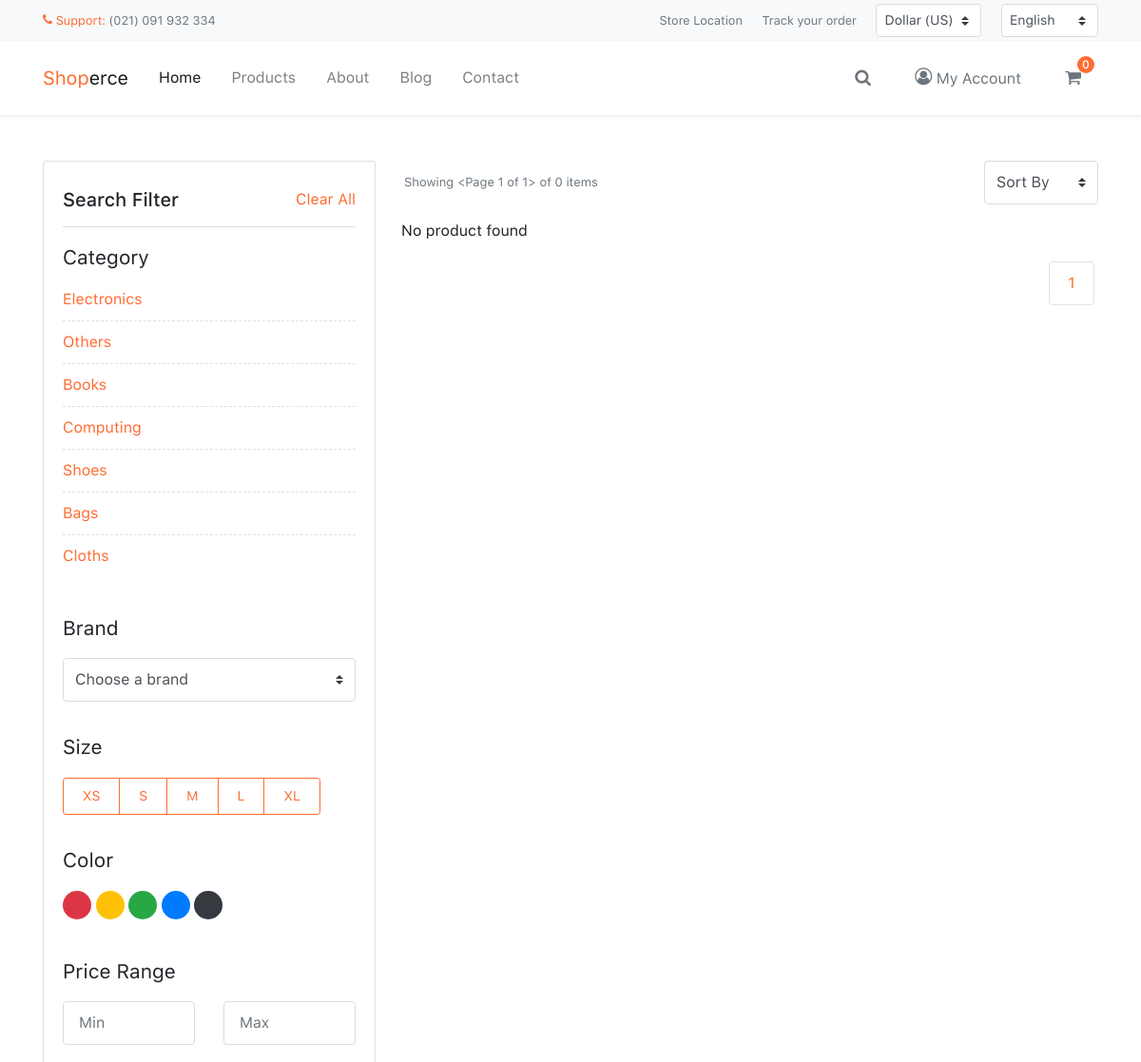
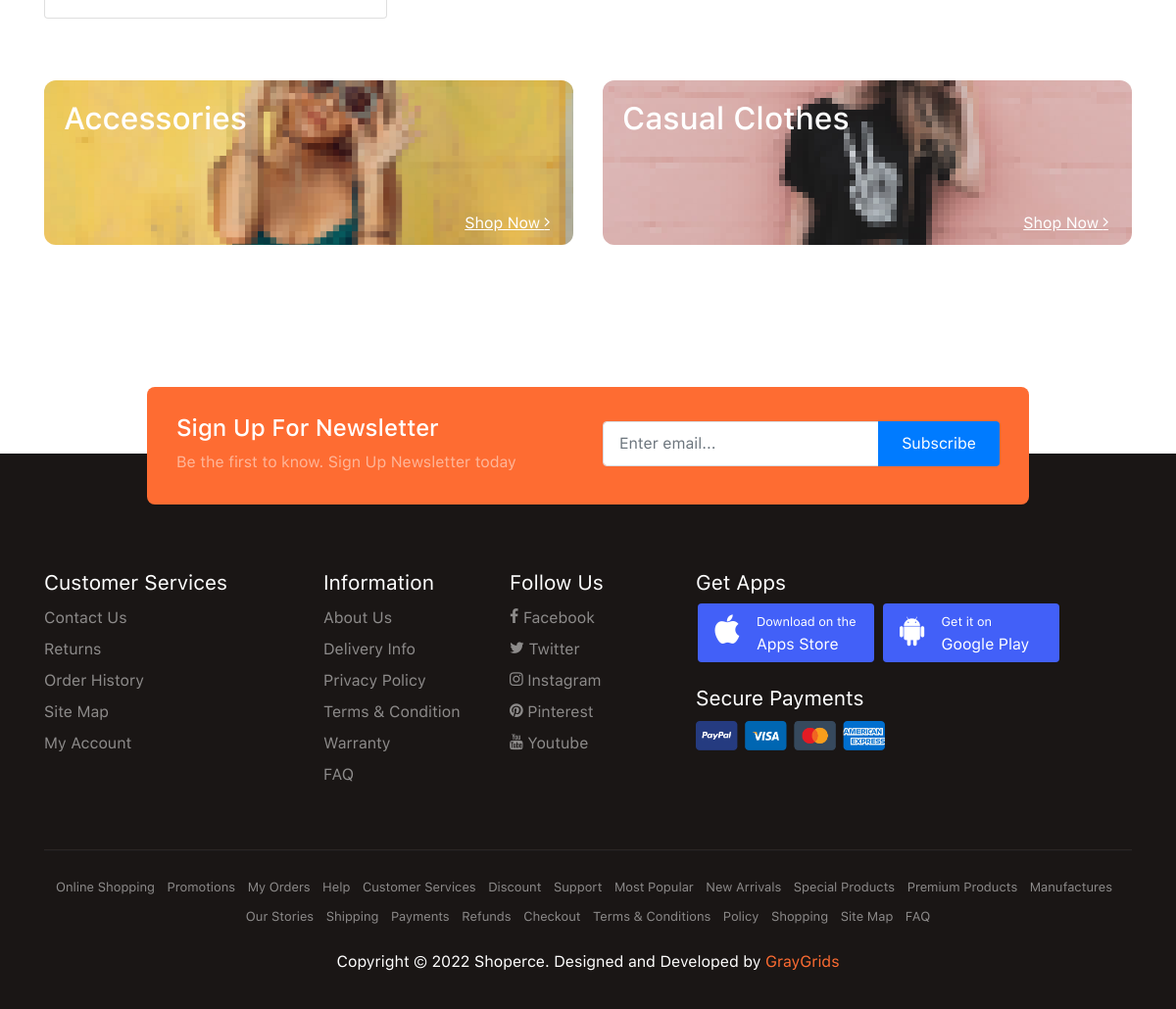
Screenshot of /products?category=Bags with the database file from the repository (2 pictures, top to bottom).
### store/models.py (models this page shows, shortened)
class Category(models.Model):
    category = models.CharField(max_length=200)
    created = models.DateTimeField(auto_now_add=True)
    class Meta:
        verbose_name_plural = 'Categories'

### store/views.py (the view)
# urls.py: path('products', productsView, name='products'),
def productsView(request):
    categories = Category.objects.all().order_by('-created')
    quaries = manageQuary(request)
    category = request.GET.get('category')
    if category == None:
        products = Product.objects.filter(published=True).order_by('created')
    else:
        products = Product.objects.filter(
            published=True, category__category=category)
    paginator = Paginator(products, 16)
    page_number = request.GET.get('page', 1)
    page_objects = paginator.get_page(page_number)
    filters = ProductFilter(request.GET, queryset=products)
    products = filters.qs
    context = {
        'products': products,
        'categories': categories,
        'quaries': quaries,
        'page_objects': page_objects,
        'paginator': paginator,
    }
    return render(request, 'store/product.html', context)

### store/context_processor.py (called while the page is built, shortened)
def globalData(request):
    totalPrice = 0
    items = OrderItem.objects.all()
    for item in items:
        totalPrice +=  item.getTotalPrice
    products = Product.objects.filter(published=True)
    filters = ProductFilter(request.GET, queryset=products)
    products = filters.qs
    return {
        'items': items,
        'products': products,
        'filters': filters,
        'totalPrice':totalPrice
    }

### store/views.py (called while the page is built)
def manageQuary(request):
    products = Product.objects.filter(published=True)
    if request.method == "GET":
        filters = ProductFilter(request.GET, queryset=products)
        products = filters.qs
    return products

### templates/store/product.html (shortened to what this page needs)
{% extends 'base.html' %} {% load static %}
{% static "img" as baseUrl %}
{% block title %}- Products{% endblock title %} {% block content %}
<div class="site-section py-5">
  <div class="container">
    <div class="row product-list-container">
      <div class="col-lg-4">
        <div class="card card-filter">
          <div class="card-header d-flex flex-row justify-content-between py-2">
            <h5>Search Filter</h5>
            <a href="{% url 'products' %}">Clear All</a>
          </div>
          <div class="card-body py-3">
            <p class="fs-large">Category</p>
            <ul class="categories">
            {% for category in categories %}
              <li>
                <a href="{% url 'products' %}?category={{category.category}}">{{category.category|title}} </a>
              </li>
            {% endfor %}
            </ul>
          </div>
          <div class="card-body py-3">
            <p class="fs-large">Brand</p>
            <select class="custom-select">
              <option>Choose a brand</option>
            </select>
          </div>
          <div class="card-body py-3">
            <p class="fs-large">Size</p>
            <div
              class="btn-group size-pick"
              data-role="selected"
              data-multiple="yes"
            >
              <button class="btn btn-theme-outline btn-sm select-target">
                XS
              </button>
              <button class="btn btn-theme-outline btn-sm select-target">
                S
              </button>
              <button class="btn btn-theme-outline btn-sm select-target">
                M
              </button>
              <button class="btn btn-theme-outline btn-sm select-target">
                L
              </button>
              <button class="btn btn-theme-outline btn-sm select-target">
                XL
              </button>
            </div>
          </div>
          <div class="card-body py-3">
            <p class="fs-large">Color</p>
            <div class="color-pick" data-role="selected" data-multiple="no">
              <span class="color-item bg-danger select-target"></span>
              <span class="color-item bg-warning select-target"></span>
              <span class="color-item bg-success select-target"></span>
              <span class="color-item bg-primary select-target"></span>
              <span class="color-item bg-dark select-target"></span>
            </div>
          </div>
          <div class="card-body py-3">
            <p class="fs-large">Price Range</p>
            <div class="row">
              <div class="col-6">
                <input type="text" class="form-control" placeholder="Min" />
              </div>
              <div class="col-6">
                <input type="text" class="form-control" placeholder="Max" />
              </div>
            </div>
          </div>
        </div>
      </div>
      <div class="col-lg-8">
        <div class="row no-gutters align-items-center">
          <div class="col-6">
            <p class="fs-small mb-0 text-secondary">
              Showing {{page_objects}} of {{paginator.count}} items
            </p>
          </div>
          <div class="col-6 text-right">
            <select class="custom-select" style="max-width: 120px">
              <option>Sort By</option>
            </select>
          </div>
        </div>
        <div class="row mt-3">
          {% for product in page_objects %}
          <div
            class="modal fade"
            id="modalProduct-{{product.id}}"
            tabindex="-1"
            role="dialog"
            aria-labelledby="productLabel"
            aria-hidden="true"
          >
            <div class="modal-dialog" role="document">
              <div class="modal-content">
                <div class="modal-body">
                  <button class="close" data-dismiss="modal" aria-label="Close">
                    <span aria-hidden="true" class="icon-close2"></span>
                  </button>
                  <div class="row">
                    <div class="col-md-6">
                      <div class="owl-carousel product-single">
                        <div class="item">
                          <div class="img-place">
                            <img src="{{product.thumbnail.url}}" alt="" />
                          </div>
                        </div>
                        <div class="item">
                          <div class="img-place">
                            <img src="{{product.thumbnail.url}}" alt="" />
                          </div>
                        </div>
                        <div class="item">
                          <div class="img-place">
                            <img src="{{product.thumbnail.url}}" alt="" />
                          </div>
                        </div>
                        <div class="item">
                          <div class="img-place">
                            <img src="{{product.thumbnail.url}}" alt="" />
                          </div>
                        </div>
                      </div>
                    </div>
                    <div class="col-md-6">
                      <h4 class="modal-title" id="productLabel">
                        {{product.title}}
                      </h4>
                      <div class="ratings text-warning">
                        <span class="icon icon-star"></span>
                        <span class="icon icon-star"></span>
                        <span class="icon icon-star"></span>
                        <span class="icon icon-star"></span>
                        <span class="icon icon-star-o"></span>
                      </div>
                      <p class="mt-3">{{product.detail_preview}}</p>
                      {% if product.availiability %}
                      <p>
                        <span class="fs-large fw-bold">Availability:</span>
                        {{product.availiability}}
                      </p>
                      {% endif %} {% comment %}
                      <p class="fs-large fw-bold mb-1 mt-3">Color:</p>
                      <div class="color-pick">
                        <span class="color-item bg-danger"></span>
                        <span class="color-item bg-warning"></span>
                        <span class="color-item bg-success"></span>
                        <span class="color-item bg-primary"></span>
                        <span class="color-item bg-dark"></span>
                      </div>
                      <p class="fs-large fw-bold mb-1 mt-3">Size:</p>
                      <div class="btn-group btn-group-gap">
                        <button class="btn btn-theme-outline btn-sm">XS</button>
                        <button class="btn btn-theme-outline btn-sm">S</button>
                        <button class="btn btn-theme-outline btn-sm">M</button>
                        <button class="btn btn-theme-outline btn-sm">L</button>
                        <button class="btn btn-theme-outline btn-sm">XL</button>
                      </div>
                      {% endcomment %}
                      <p class="fs-large fw-bold mb-1 mt-3">Quantity:</p>
                      <div class="number-input">
                           <a href="{% url 'decrease' product.id %}" class="btn btn-theme btn-sm btn-decrease"><span class="icon-minus"></span></a>
                    <input type="number" class="form-control" name="number"  value="{{product.quantity}}" min="1" max="250">
                    <a href="{% url 'addtocart' product.id %}" class="btn btn-theme btn-sm btn-increase"><span class="icon-plus"></span></a>
                      </div>
                      <h5 class="mt-4 mb-3">
                        Price:
                        <span class="fg-theme"> GHC{{product.price}} </span>
                      </h5>
                      <a href="{% url 'addtocart' product.id %}" class="btn btn-theme-outline mr-2 my-1"
                        ><span class="icon-add_shopping_cart"></span> Add to
                        Cart</a
                      >
                      <a href="checkout.html" class="btn btn-theme my-1"
                        >Proceed Checkout</a
                      >
                    </div>
                  </div>
                </div>
              </div>
            </div>
          </div>
          <div class="col-sm-6 col-md-4">
            <div class="card card-product">
              <div class="card-header">
                <div
                  class="btn btn-fab btn-sm"
                  data-toggle-class="active"
                  data-toggle="tooltip"
                  data-placement="left"
                  title="Like it"
                >
                  <span class="icon-heart"></span>
                </div>
                <div
                  class="btn btn-fab btn-sm"
                  data-toggle-class="active"
                  data-toggle="tooltip"
                  data-placement="left"
                  title="Add to Cart"
                >
                  <span class="icon-shopping-cart"></span>
                </div>
                <div
                  class="btn btn-fab btn-sm"
                  data-fancybox
                  data-src="{{product.thumbnail.url}} "
                  data-toggle="tooltip"
                  data-placement="left"
                  title="View Image"
                >
                  <span class="icon-fullscreen fs-normal"></span>
                </div>
              </div>
              <div class="card-body">
                <div class="img-place">
                  <img
                    src="{{product.thumbnail.url}}"
                    alt="{{product.title}}"
                  />
                </div>
                <button
                  class="btn btn-theme btn-rounded btn-sm btn-noanimate"
                  data-toggle="modal"
                  data-target="#modalProduct-{{product.id}}"
                >
                  Quick View
                </button>
              </div>
              <div class="card-footer">
                <div class="caption">
                  <a href="{% url 'detail' product.slug %}" class="product-title"
                    >{{product.title}}</a
                  >
                  <p class="fg-theme">GHC{{product.price}}</p>
                </div>
              </div>
            </div>
          </div>
          {% empty %}
          <p> No product found </p>
          {% endfor %}
        </div>
        <nav>
          <ul class="pagination justify-content-end">
            <li class="page-item">
              <a href="#" class="page-link">{{page_objects.number}}</a>
            </li>
          </ul>
        </nav>
      </div>
    </div>
    <div class="row mt-5">
      <div class="col-md-6">
        <div class="card card-collection-tiles_2">
          <div class="card-body">
            <div class="img-place">
              <img src="img/image_1.jpg" alt="" />
            </div>
            <div class="caption">
              <h2>Accessories</h2>
            </div>
            <a href="product.html" class="btn btn-link"
              >Shop Now <span class="icon icon-angle-right"></span
            ></a>
          </div>
        </div>
      </div>
      <div class="col-md-6">
        <div class="card card-collection-tiles_2">
          <div class="card-body">
            <div class="img-place">
              <img src="img/image_2.jpg" alt="" />
            </div>
            <div class="caption">
              <h2>Casual Clothes</h2>
            </div>
            <a href="product.html" class="btn btn-link"
              >Shop Now <span class="icon icon-angle-right"></span
            ></a>
          </div>
        </div>
      </div>
    </div>
  </div>
</div>
{% endblock content %}

### static/css/style.css (style rules this page uses)
:root { --theme-primary: #FE6C32; --theme-dark: #2D2421; }
body { position: relative; font-weight: 400; font-family: 'SFUI Text', sans-serif; line-height: 1.5; overflow-x: hidden; }
a { color: #FE6C32; }
.fs-small { font-size: 13px !important; }
.fs-large { font-size: 21px !important; }
.img-place { position: relative; display: flex; flex-wrap: nowrap; justify-content: center; align-items: center; width: 100%; height: 100%; overflow: hidden; }
.img-place img { width: 100%; height: auto; }
.btn { padding: 12px 24px; border: none; line-height: 1.25; }
.btn-theme-outline { background-color: transparent; color: #FE6C32; border: 1px solid #FE6C32; -webkit-transition: all .3s ease; transition: all .3s ease; }
.btn-theme.btn-sm, .btn-theme-outline.btn-sm { padding: 10px 20px; }
.color-pick { position: relative; display: block; }
.color-pick .color-item { display: inline-block; width: 30px; height: 30px; border-radius: 50%; background-position: center center; background-size: 50% 50%; background-repeat: no-repeat; cursor: pointer; }
.pagination { flex-wrap: wrap; }
.page-link { margin: 4px; padding: 12px 16px; min-width: 48px; text-align: center; border-radius: 4px; color: #FE6C32; }
.custom-select { padding-top: 10px; padding-bottom: 10px; height: unset; border-color: #d9dce2; cursor: pointer; }
.form-control { padding: 10px 16px; height: unset; border-color: #d9dce2; }
.site-section { position: relative; padding-top: 80px; padding-bottom: 80px; }
.card-collection-tiles_2 { margin: 15px auto; width: 100%; height: 168px; border: none; }
.card-collection-tiles_2 .card-body { display: flex; widows: 100%; height: 100%; }
.card-collection-tiles_2 .img-place { position: absolute; top: 0; left: 0; border-radius: 12px; }
.card-collection-tiles_2 .btn-link { position: absolute; bottom: 0; right: 0; margin: auto; color: #fff; }
.card-collection-tiles_2 .caption { display: block; text-align: center; color: #fff; z-index: 9; }
.card-filter { display: none; padding: 20px; }
.card-filter .card-header, .card-filter .card-body, .card-filter .card-footer { background-color: #fff; padding: 0; }
@media (min-width: 992px) { .card-filter { display: block; } }
.categories { position: relative; padding-left: 0; list-style: none; }
.categories li { position: relative; margin-bottom: 10px; padding-bottom: 10px; border-bottom: 1px dashed #dee2e6; list-style: none; }
.categories li:last-child { margin-bottom: 0; border-bottom: none; padding-bottom: 0; }
.categories li a { display: block; }

### rows the page displays
Category: category "Electronics"
Category: category "Others"
Category: category "Books"
Category: category "Computing"
Category: category "Shoes"
Category: category "Bags"
Category: category "Cloths"

### other values shown
{{ items.count }} "0"
{{ page_objects }} "<Page 1 of 1>"
{{ paginator.count }} "0"
{{ page_objects.number }} "1"
